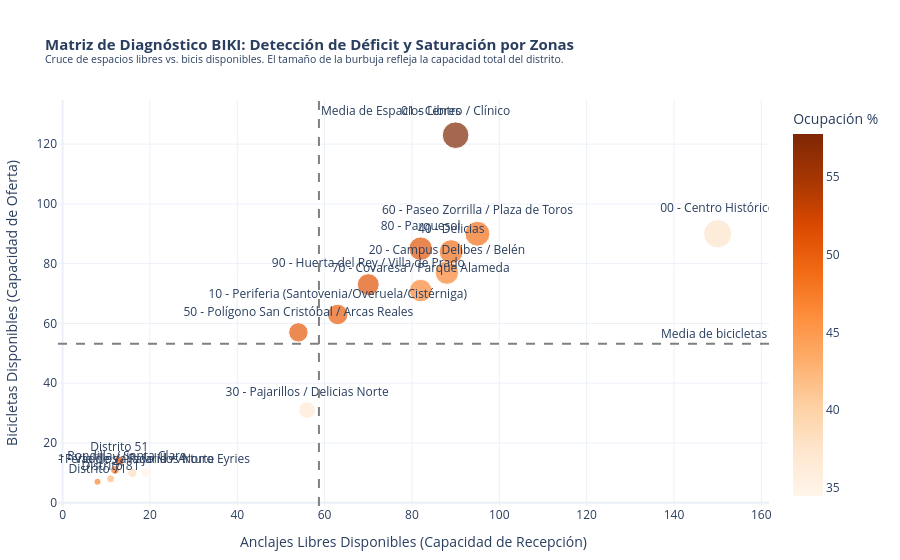

Write notebook code for a chart like this one.
### Markdown cell above
**Representación gráfica: heatmap o mapa de calor**

### Code cell
import plotly.express as px
import numpy as np

media_bicis = analizar_zonas["NÚMERO BICICLETAS"].mean()
media_libres = analizar_zonas["ESPACIOS LIBRES"].mean()

#Gráfico de dispersión interactivo 
fig_diagnostico = px.scatter(
    analizar_zonas,
    x="ESPACIOS LIBRES",
    y="NÚMERO BICICLETAS",
    text="Barrio",
    size="TOTAL",
    color="%Ocupacion",
    color_continuous_scale=px.colors.sequential.Oranges,
    title=(
        "<b>Matriz de Diagnóstico BIKI: Detección de Déficit y Saturación por Zonas</b>"
        "<br><sup>Cruce de espacios libres vs. bicis disponibles. "
        "El tamaño de la burbuja refleja la capacidad total del distrito.</sup>"
    ),
    labels={
        "ESPACIOS LIBRES": "Anclajes Libres Disponibles (Capacidad de Recepción)",
        "NÚMERO BICICLETAS": "Bicicletas Disponibles (Capacidad de Oferta)",
        "%Ocupacion": "Ocupación (%)",
    },
    hover_name="Barrio",
)

fig_diagnostico.add_vline(
    x=media_libres,
    line_dash="dash",
    line_color="gray",
    annotation_text="Media de Espacios Libres"
)
fig_diagnostico.add_hline(
    y=media_bicis,
    line_dash="dash",
    line_color="gray",
    annotation_text="Media de bicicletas"
)
fig_diagnostico.update_layout(
    template="plotly_white",
    title_font_size=15,
    coloraxis_showscale=True,
    coloraxis_colorbar=dict(title="Ocupación %"),
    margin=dict(l=50, r=50, t=100, b=50),
)

fig_diagnostico.update_traces(textposition="top center")
fig_diagnostico.show()

### Figure 1 — Plotly figure (JSON) as saved in the notebook; plotly's stock layout.template omitted (floating-point values rounded to 4 significant figures)
{"data": [{"hovertemplate": "<b>%{hovertext}</b><br><br>Anclajes Libres Disponibles (Capacidad de Recepción)=%{x}<br>Bicicletas Disponibles (Capacidad de Oferta)=%{y}<br>TOTAL=%{marker.size}<br>Barrio=%{text}<br>Ocupación (%)=%{marker.color}<extra></extra>", "hovertext": ["91 - Feria de Valladolid / Arturo Eyries", "30 - Pajarillos / Delicias Norte", "00 - Centro Histórico", "21 - Vadillos / Pajarillos Norte", "Distrito 81", "70 - Covaresa / Parque Alameda", "Distrito 71", "20 - Campus Delibes / Belén", "02 - Rondilla / Santa Clara", "40 - Delicias", "60 - Paseo Zorrilla / Plaza de Toros", "10 - Periferia (Santovenia/Overuela/Cistérniga)", "50 - Polígono San Cristóbal / Arcas Reales", "80 - Parquesol", "90 - Huerta del Rey / Villa de Prado", "Distrito 51", "01 - Centro / Clínico"], "legendgroup": "", "marker": {"color": [34.48, 36.9, 37.5, 38.46, 42.11, 46.41, 46.67, 46.67, 47.83, 48.55, 48.65, 50.0, 50.44, 50.9, 51.05, 51.85, 57.75], "coloraxis": "coloraxis", "size": [29, 84, 240, 26, 19, 153, 15, 165, 23, 173, 185, 126, 113, 167, 143, 27, 213], "sizemode": "area", "sizeref": 0.6, "symbol": "circle"}, "mode": "markers+text", "name": "", "orientation": "v", "showlegend": false, "text": ["91 - Feria de Valladolid / Arturo Eyries", "30 - Pajarillos / Delicias Norte", "00 - Centro Histórico", "21 - Vadillos / Pajarillos Norte", "Distrito 81", "70 - Covaresa / Parque Alameda", "Distrito 71", "20 - Campus Delibes / Belén", "02 - Rondilla / Santa Clara", "40 - Delicias", "60 - Paseo Zorrilla / Plaza de Toros", "10 - Periferia (Santovenia/Overuela/Cistérniga)", "50 - Polígono San Cristóbal / Arcas Reales", "80 - Parquesol", "90 - Huerta del Rey / Villa de Prado", "Distrito 51", "01 - Centro / Clínico"], "textposition": "top center", "type": "scatter", "x": [19, 56, 150, 16, 11, 82, 8, 88, 12, 89, 95, 63, 54, 82, 70, 13, 90], "xaxis": "x", "y": [10, 31, 90, 10, 8, 71, 7, 77, 11, 84, 90, 63, 57, 85, 73, 14, 123], "yaxis": "y"}], "layout": {"annotations": [{"showarrow": false, "text": "Media de Espacios Libres", "x": 58.71, "xanchor": "left", "xref": "x", "y": 1, "yanchor": "top", "yref": "y domain"}, {"showarrow": false, "text": "Media de bicicletas", "x": 1, "xanchor": "right", "xref": "x domain", "y": 53.18, "yanchor": "bottom", "yref": "y"}], "coloraxis": {"autocolorscale": false, "colorbar": {"title": {"text": "Ocupación %"}}, "colorscale": [[0, "rgb(255,245,235)"], [0.125, "rgb(254,230,206)"], [0.25, "rgb(253,208,162)"], [0.375, "rgb(253,174,107)"], [0.5, "rgb(253,141,60)"], [0.625, "rgb(241,105,19)"], [0.75, "rgb(217,72,1)"], [0.875, "rgb(166,54,3)"], [1, "rgb(127,39,4)"]], "showscale": true}, "legend": {"itemsizing": "constant", "tracegroupgap": 0}, "margin": {"b": 50, "l": 50, "r": 50, "t": 100}, "shapes": [{"line": {"color": "gray", "dash": "dash"}, "type": "line", "x0": 58.71, "x1": 58.71, "xref": "x", "y0": 0, "y1": 1, "yref": "y domain"}, {"line": {"color": "gray", "dash": "dash"}, "type": "line", "x0": 0, "x1": 1, "xref": "x domain", "y0": 53.18, "y1": 53.18, "yref": "y"}], "title": {"font": {"size": 15}, "text": "<b>Matriz de Diagnóstico BIKI: Detección de Déficit y Saturación por Zonas</b><br><sup>Cruce de espacios libres vs. bicis disponibles. El tamaño de la burbuja refleja la capacidad total del distrito.</sup>"}, "xaxis": {"anchor": "y", "domain": [0, 1], "title": {"text": "Anclajes Libres Disponibles (Capacidad de Recepción)"}}, "yaxis": {"anchor": "x", "domain": [0, 1], "title": {"text": "Bicicletas Disponibles (Capacidad de Oferta)"}}}}
